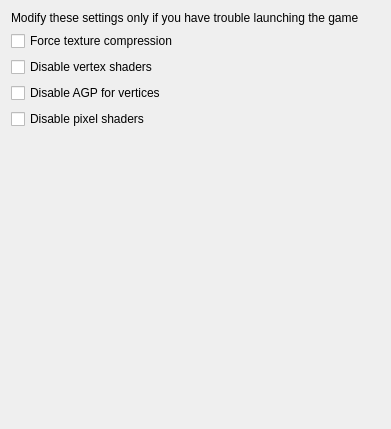
<?xml version="1.0" encoding="UTF-8"?>
<ui version="4.0">
 <class>display_settings_advanced_widget</class>
 <widget class="QWidget" name="display_settings_advanced_widget">
  <property name="geometry">
   <rect>
    <x>0</x>
    <y>0</y>
    <width>391</width>
    <height>429</height>
   </rect>
  </property>
  <property name="windowTitle">
   <string>Display advanced</string>
  </property>
  <layout class="QVBoxLayout" name="verticalLayout_3">
   <item>
    <layout class="QVBoxLayout" name="verticalLayout_2">
     <item>
      <widget class="QLabel" name="label">
       <property name="text">
        <string>Modify these settings only if you have trouble launching the game</string>
       </property>
      </widget>
     </item>
     <item>
      <layout class="QVBoxLayout" name="verticalLayout">
       <item>
        <widget class="QCheckBox" name="texcompressionCheckBox">
         <property name="text">
          <string>Force texture compression</string>
         </property>
        </widget>
       </item>
       <item>
        <widget class="QCheckBox" name="vertexshaderCheckBox">
         <property name="text">
          <string>Disable vertex shaders</string>
         </property>
        </widget>
       </item>
       <item>
        <widget class="QCheckBox" name="verticesagpCheckBox">
         <property name="text">
          <string>Disable AGP for vertices</string>
         </property>
        </widget>
       </item>
       <item>
        <widget class="QCheckBox" name="pixelshadersCheckBox">
         <property name="text">
          <string>Disable pixel shaders</string>
         </property>
        </widget>
       </item>
      </layout>
     </item>
    </layout>
   </item>
   <item>
    <spacer name="verticalSpacer">
     <property name="orientation">
      <enum>Qt::Vertical</enum>
     </property>
     <property name="sizeHint" stdset="0">
      <size>
       <width>20</width>
       <height>293</height>
      </size>
     </property>
    </spacer>
   </item>
  </layout>
 </widget>
 <resources/>
 <connections/>
</ui>
